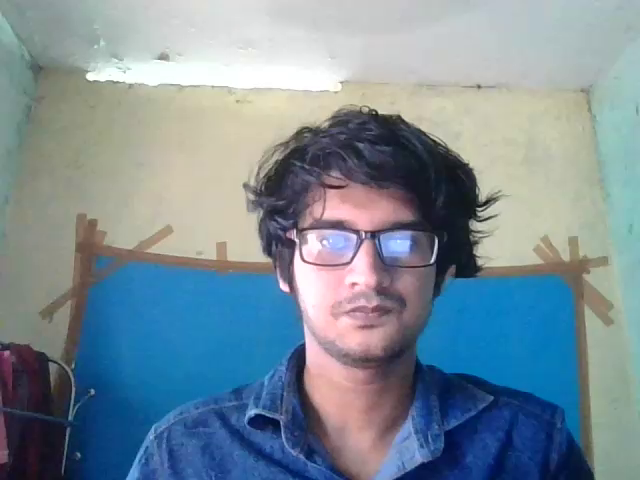
#> input picture frame 0 of test/78858.mp4, 640 x 480 px, given in place of 97907.mp4, which was not available
$ python video.py
#> lines starting #> are read from the running program, lines starting #| are printed output that depends on the picture; after the words box and inside, x2 and y2 are one past the last pixel; in counts of white or black regions, pixels touching at a corner belong together; pictures that were not available may be replaced by others from this repository, and a replacement may not be noted
import cv2
faceCascade = cv2.CascadeClassifier('haarcascade.xml')
video_capture = cv2.VideoCapture("test/97907.mp4")
i=0
while(video_capture.isOpened()):
    ret, frame = video_capture.read()
#> frame is the input picture: shape (480, 640, 3); mean B, G, R 152.1, 140.7, 122.8
    gray = cv2.cvtColor(frame, cv2.COLOR_BGR2GRAY)
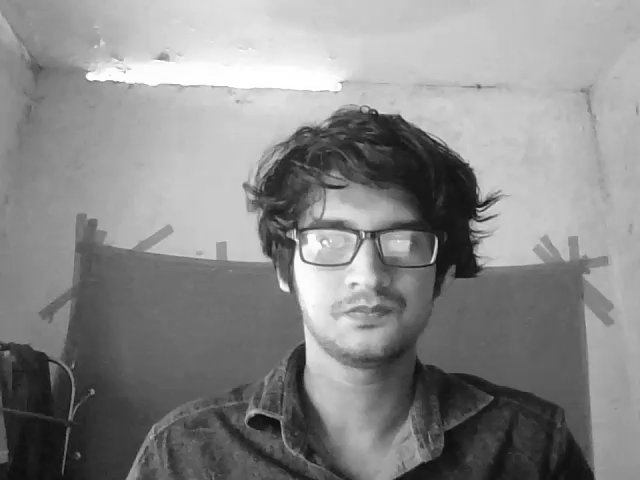
#> gray: shape (480, 640); min 8, max 255, mean 136.6
    print("hfcfh")
    faces = faceCascade.detectMultiScale(
        gray,
        scaleFactor=1.1,
        minNeighbors=5,
        minSize=(30, 30),
        flags=cv2.CASCADE_SCALE_IMAGE
    )
#> faces = [[268, 174, 197, 197]]
    for (x, y, w, h) in faces:
        cv2.rectangle(frame, (x, y), (x+w, y+h), (0, 255, 0), 2)
        crop_img = frame[y:y+h, x:x+w]
        cv2.imwrite("images\ " + "anand." + str(1) + '.' + str(i) + ".jpg",
                            gray[y:y + h, x:x + w])
        i=i+1
#> this loop made 1 pass
#> (x, y, w, h, i) on pass 1: (268, 174, 197, 197, 1)
#> pass 1, `crop_img = frame[y:y+h, x:x+w]`:
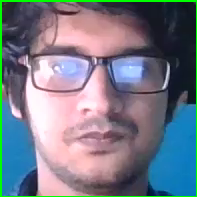
#> crop_img: shape (197, 197, 3); mean B, G, R 134.5, 121.9, 117.4
#> pass 1, `cv2.imwrite("images\ " + "anand." + str(1) + '.' + str(i) + ".jpg", gr..`:
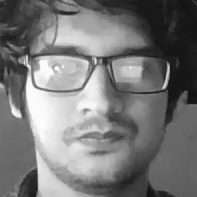
#> saved as  anand.1.0.jpg: shape (197, 197); min 16, max 255, mean 119.7
#> after the loop:
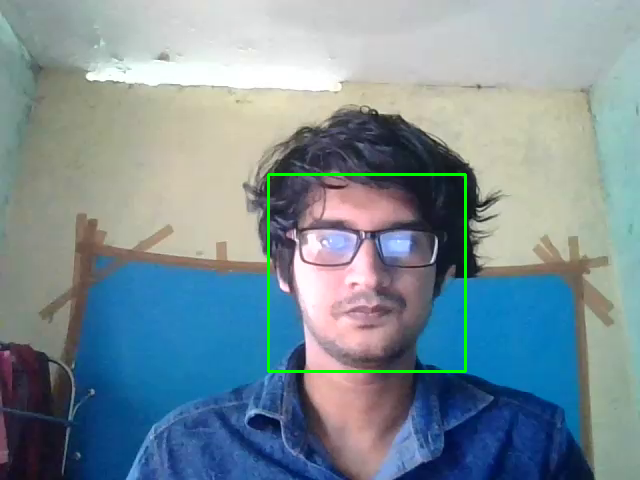
#> frame: shape (480, 640, 3); 0.77% of pixels changed, all inside (x1, y1, x2, y2) = (267, 173, 467, 373)
#> after the loop, i = 1
    cv2.imshow('Video', frame)
    if cv2.waitKey(1) & 0xFF == ord('q'):
#> (key q is pressed here)
        break
video_capture.release()
cv2.destroyAllWindows()
